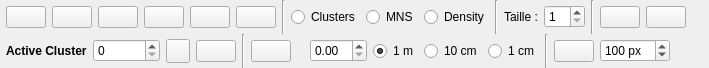
<?xml version="1.0" encoding="UTF-8"?>
<ui version="4.0">
 <class>ONF_ActionSegmentCrownsOptions</class>
 <widget class="QWidget" name="ONF_ActionSegmentCrownsOptions">
  <property name="geometry">
   <rect>
    <x>0</x>
    <y>0</y>
    <width>709</width>
    <height>68</height>
   </rect>
  </property>
  <property name="windowTitle">
   <string>Form</string>
  </property>
  <layout class="QHBoxLayout" name="horizontalLayout">
   <property name="leftMargin">
    <number>0</number>
   </property>
   <property name="topMargin">
    <number>0</number>
   </property>
   <property name="rightMargin">
    <number>0</number>
   </property>
   <property name="bottomMargin">
    <number>0</number>
   </property>
   <item>
    <widget class="QWidget" name="wd_toolbar" native="true">
     <layout class="QVBoxLayout" name="verticalLayout">
      <property name="spacing">
       <number>0</number>
      </property>
      <property name="leftMargin">
       <number>0</number>
      </property>
      <property name="topMargin">
       <number>0</number>
      </property>
      <property name="rightMargin">
       <number>0</number>
      </property>
      <property name="bottomMargin">
       <number>0</number>
      </property>
      <item>
       <widget class="QWidget" name="wd_main" native="true">
        <layout class="QHBoxLayout" name="horizontalLayout_2">
         <property name="spacing">
          <number>6</number>
         </property>
         <property name="leftMargin">
          <number>6</number>
         </property>
         <property name="topMargin">
          <number>0</number>
         </property>
         <property name="rightMargin">
          <number>0</number>
         </property>
         <property name="bottomMargin">
          <number>0</number>
         </property>
         <item>
          <widget class="QPushButton" name="pb_pickup">
           <property name="text">
            <string/>
           </property>
           <property name="icon">
            <iconset>
             <normaloff>:/icons/pipette.png</normaloff>:/icons/pipette.png</iconset>
           </property>
           <property name="iconSize">
            <size>
             <width>24</width>
             <height>24</height>
            </size>
           </property>
           <property name="checkable">
            <bool>true</bool>
           </property>
           <attribute name="buttonGroup">
            <string notr="true">bg_mode</string>
           </attribute>
          </widget>
         </item>
         <item>
          <widget class="QPushButton" name="pb_drawLimit">
           <property name="text">
            <string/>
           </property>
           <property name="icon">
            <iconset>
             <normaloff>:/icons/limits.png</normaloff>:/icons/limits.png</iconset>
           </property>
           <property name="iconSize">
            <size>
             <width>24</width>
             <height>24</height>
            </size>
           </property>
           <property name="checkable">
            <bool>true</bool>
           </property>
           <attribute name="buttonGroup">
            <string notr="true">bg_mode</string>
           </attribute>
          </widget>
         </item>
         <item>
          <widget class="QPushButton" name="pb_fill">
           <property name="text">
            <string/>
           </property>
           <property name="icon">
            <iconset>
             <normaloff>:/icons/fill.png</normaloff>:/icons/fill.png</iconset>
           </property>
           <property name="iconSize">
            <size>
             <width>24</width>
             <height>24</height>
            </size>
           </property>
           <property name="checkable">
            <bool>true</bool>
           </property>
           <attribute name="buttonGroup">
            <string notr="true">bg_mode</string>
           </attribute>
          </widget>
         </item>
         <item>
          <widget class="QPushButton" name="pb_fillMode">
           <property name="text">
            <string/>
           </property>
           <property name="icon">
            <iconset>
             <normaloff>:/icons/fillMode_std.png</normaloff>
             <normalon>:/icons/fillMode_full.png</normalon>:/icons/fillMode_std.png</iconset>
           </property>
           <property name="iconSize">
            <size>
             <width>24</width>
             <height>24</height>
            </size>
           </property>
           <property name="checkable">
            <bool>true</bool>
           </property>
           <property name="checked">
            <bool>false</bool>
           </property>
          </widget>
         </item>
         <item>
          <widget class="QPushButton" name="pb_freemove">
           <property name="toolTip">
            <string>Switch in &quot;free move&quot; mode (shortcut : f)</string>
           </property>
           <property name="text">
            <string/>
           </property>
           <property name="icon">
            <iconset>
             <normaloff>:/icons/move.png</normaloff>:/icons/move.png</iconset>
           </property>
           <property name="iconSize">
            <size>
             <width>24</width>
             <height>24</height>
            </size>
           </property>
           <property name="checkable">
            <bool>true</bool>
           </property>
           <property name="checked">
            <bool>false</bool>
           </property>
           <attribute name="buttonGroup">
            <string notr="true">bg_mode</string>
           </attribute>
          </widget>
         </item>
         <item>
          <widget class="QPushButton" name="pb_centerOnCell">
           <property name="text">
            <string/>
           </property>
           <property name="icon">
            <iconset>
             <normaloff>:/icons/center_on_cell.png</normaloff>:/icons/center_on_cell.png</iconset>
           </property>
           <property name="iconSize">
            <size>
             <width>24</width>
             <height>24</height>
            </size>
           </property>
           <property name="checkable">
            <bool>true</bool>
           </property>
           <attribute name="buttonGroup">
            <string notr="true">bg_mode</string>
           </attribute>
          </widget>
         </item>
         <item>
          <widget class="Line" name="line_2">
           <property name="orientation">
            <enum>Qt::Vertical</enum>
           </property>
          </widget>
         </item>
         <item>
          <widget class="QRadioButton" name="rb_clusters">
           <property name="text">
            <string>Clusters</string>
           </property>
           <attribute name="buttonGroup">
            <string notr="true">bg_gridChoice</string>
           </attribute>
          </widget>
         </item>
         <item>
          <widget class="QRadioButton" name="rb_mns">
           <property name="text">
            <string>MNS</string>
           </property>
           <attribute name="buttonGroup">
            <string notr="true">bg_gridChoice</string>
           </attribute>
          </widget>
         </item>
         <item>
          <widget class="QRadioButton" name="rb_density">
           <property name="text">
            <string>Density</string>
           </property>
           <attribute name="buttonGroup">
            <string notr="true">bg_gridChoice</string>
           </attribute>
          </widget>
         </item>
         <item>
          <widget class="Line" name="line">
           <property name="orientation">
            <enum>Qt::Vertical</enum>
           </property>
          </widget>
         </item>
         <item>
          <widget class="QLabel" name="lb_pencilSize">
           <property name="text">
            <string>Taille :</string>
           </property>
          </widget>
         </item>
         <item>
          <widget class="QSpinBox" name="sb_pencilSize">
           <property name="minimum">
            <number>1</number>
           </property>
          </widget>
         </item>
         <item>
          <widget class="Line" name="line_4">
           <property name="orientation">
            <enum>Qt::Vertical</enum>
           </property>
          </widget>
         </item>
         <item>
          <widget class="QPushButton" name="pb_undo">
           <property name="text">
            <string/>
           </property>
           <property name="icon">
            <iconset>
             <normaloff>:/icons/undo.png</normaloff>:/icons/undo.png</iconset>
           </property>
           <property name="iconSize">
            <size>
             <width>24</width>
             <height>24</height>
            </size>
           </property>
          </widget>
         </item>
         <item>
          <widget class="QPushButton" name="pb_redo">
           <property name="text">
            <string/>
           </property>
           <property name="icon">
            <iconset>
             <normaloff>:/icons/redo.png</normaloff>:/icons/redo.png</iconset>
           </property>
           <property name="iconSize">
            <size>
             <width>24</width>
             <height>24</height>
            </size>
           </property>
          </widget>
         </item>
         <item>
          <spacer name="horizontalSpacer_2">
           <property name="orientation">
            <enum>Qt::Horizontal</enum>
           </property>
           <property name="sizeHint" stdset="0">
            <size>
             <width>40</width>
             <height>20</height>
            </size>
           </property>
          </spacer>
         </item>
        </layout>
       </widget>
      </item>
      <item>
       <widget class="QWidget" name="wd_2D" native="true">
        <layout class="QHBoxLayout" name="horizontalLayout_3">
         <property name="spacing">
          <number>6</number>
         </property>
         <property name="leftMargin">
          <number>6</number>
         </property>
         <property name="topMargin">
          <number>0</number>
         </property>
         <property name="rightMargin">
          <number>0</number>
         </property>
         <property name="bottomMargin">
          <number>0</number>
         </property>
         <item>
          <widget class="QLabel" name="lb_activeCluster">
           <property name="font">
            <font>
             <weight>75</weight>
             <bold>true</bold>
            </font>
           </property>
           <property name="text">
            <string>Active Cluster</string>
           </property>
          </widget>
         </item>
         <item>
          <widget class="QSpinBox" name="sb_activeCluster">
           <property name="maximum">
            <number>999999999</number>
           </property>
          </widget>
         </item>
         <item>
          <widget class="QPushButton" name="pb_activeClusterColor">
           <property name="minimumSize">
            <size>
             <width>24</width>
             <height>24</height>
            </size>
           </property>
           <property name="maximumSize">
            <size>
             <width>24</width>
             <height>24</height>
            </size>
           </property>
           <property name="text">
            <string/>
           </property>
           <property name="icon">
            <iconset>
             <normaloff>:/icons/border.png</normaloff>
             <normalon>:/icons/red.png</normalon>:/icons/border.png</iconset>
           </property>
           <property name="iconSize">
            <size>
             <width>24</width>
             <height>24</height>
            </size>
           </property>
           <property name="checkable">
            <bool>true</bool>
           </property>
           <property name="checked">
            <bool>false</bool>
           </property>
          </widget>
         </item>
         <item>
          <widget class="QPushButton" name="pb_addCluster">
           <property name="text">
            <string/>
           </property>
           <property name="icon">
            <iconset>
             <normaloff>:/icons/plus.png</normaloff>:/icons/plus.png</iconset>
           </property>
           <property name="iconSize">
            <size>
             <width>20</width>
             <height>20</height>
            </size>
           </property>
           <property name="checkable">
            <bool>true</bool>
           </property>
           <attribute name="buttonGroup">
            <string notr="true">bg_mode</string>
           </attribute>
          </widget>
         </item>
         <item>
          <widget class="Line" name="line_3">
           <property name="orientation">
            <enum>Qt::Vertical</enum>
           </property>
          </widget>
         </item>
         <item>
          <widget class="QPushButton" name="pb_showClusters">
           <property name="toolTip">
            <string>Only shows selected cells</string>
           </property>
           <property name="text">
            <string/>
           </property>
           <property name="icon">
            <iconset>
             <normaloff>:/icons/show_all.png</normaloff>
             <normalon>:/icons/show_selected.png</normalon>:/icons/show_all.png</iconset>
           </property>
           <property name="iconSize">
            <size>
             <width>24</width>
             <height>24</height>
            </size>
           </property>
           <property name="checkable">
            <bool>true</bool>
           </property>
          </widget>
         </item>
         <item>
          <widget class="QLabel" name="lb_height">
           <property name="toolTip">
            <string>CRTL Mousewheel</string>
           </property>
           <property name="text">
            <string/>
           </property>
           <property name="pixmap">
            <pixmap>:/icons/level.png</pixmap>
           </property>
          </widget>
         </item>
         <item>
          <widget class="QDoubleSpinBox" name="dsb_height"/>
         </item>
         <item>
          <widget class="QRadioButton" name="rb_m">
           <property name="text">
            <string>1 m</string>
           </property>
           <property name="checked">
            <bool>true</bool>
           </property>
           <attribute name="buttonGroup">
            <string notr="true">bg_singleStep</string>
           </attribute>
          </widget>
         </item>
         <item>
          <widget class="QRadioButton" name="rb_dm">
           <property name="text">
            <string>10 cm</string>
           </property>
           <attribute name="buttonGroup">
            <string notr="true">bg_singleStep</string>
           </attribute>
          </widget>
         </item>
         <item>
          <widget class="QRadioButton" name="rb_cm">
           <property name="text">
            <string>1 cm</string>
           </property>
           <attribute name="buttonGroup">
            <string notr="true">bg_singleStep</string>
           </attribute>
          </widget>
         </item>
         <item>
          <widget class="Line" name="line_5">
           <property name="orientation">
            <enum>Qt::Vertical</enum>
           </property>
          </widget>
         </item>
         <item>
          <widget class="QPushButton" name="pb_merge">
           <property name="text">
            <string/>
           </property>
           <property name="icon">
            <iconset>
             <normaloff>:/icons/merge.png</normaloff>:/icons/merge.png</iconset>
           </property>
           <property name="iconSize">
            <size>
             <width>24</width>
             <height>24</height>
            </size>
           </property>
          </widget>
         </item>
         <item>
          <widget class="QSpinBox" name="sb_merge">
           <property name="suffix">
            <string> px</string>
           </property>
           <property name="minimum">
            <number>1</number>
           </property>
           <property name="maximum">
            <number>9999</number>
           </property>
           <property name="value">
            <number>100</number>
           </property>
          </widget>
         </item>
         <item>
          <spacer name="horizontalSpacer_3">
           <property name="orientation">
            <enum>Qt::Horizontal</enum>
           </property>
           <property name="sizeHint" stdset="0">
            <size>
             <width>40</width>
             <height>20</height>
            </size>
           </property>
          </spacer>
         </item>
        </layout>
       </widget>
      </item>
     </layout>
    </widget>
   </item>
  </layout>
 </widget>
 <resources/>
 <connections/>
 <buttongroups>
  <buttongroup name="bg_mode"/>
  <buttongroup name="bg_gridChoice"/>
  <buttongroup name="bg_singleStep"/>
 </buttongroups>
</ui>
